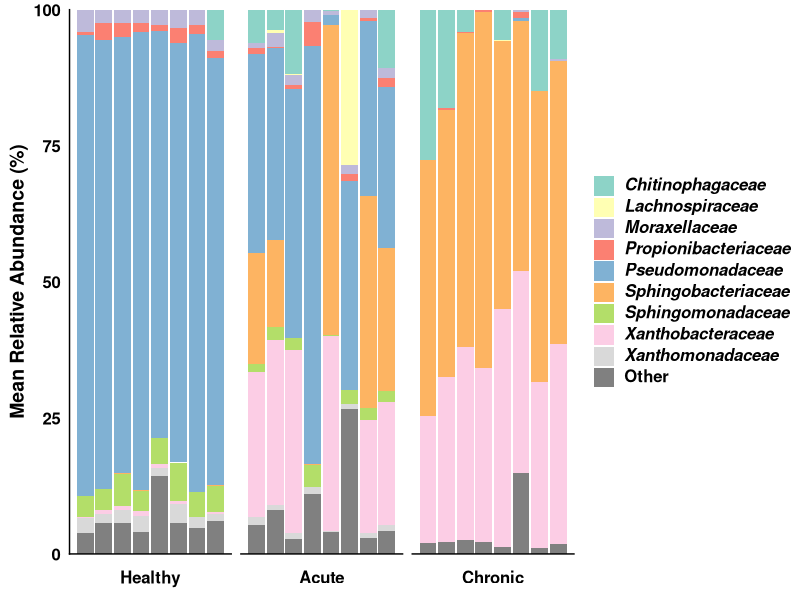
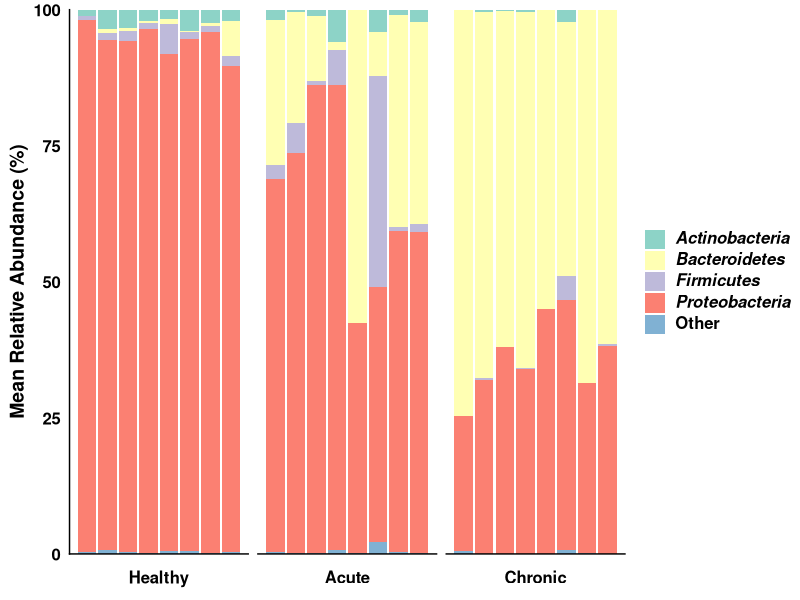
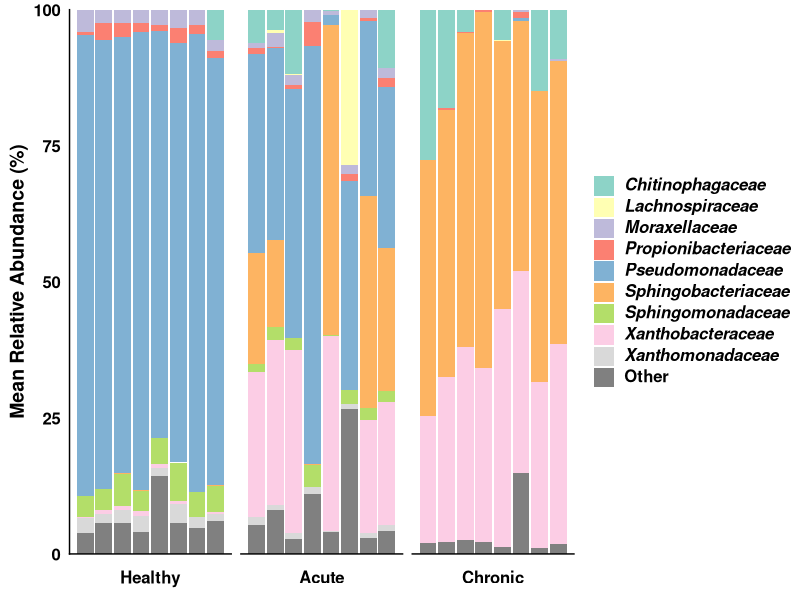
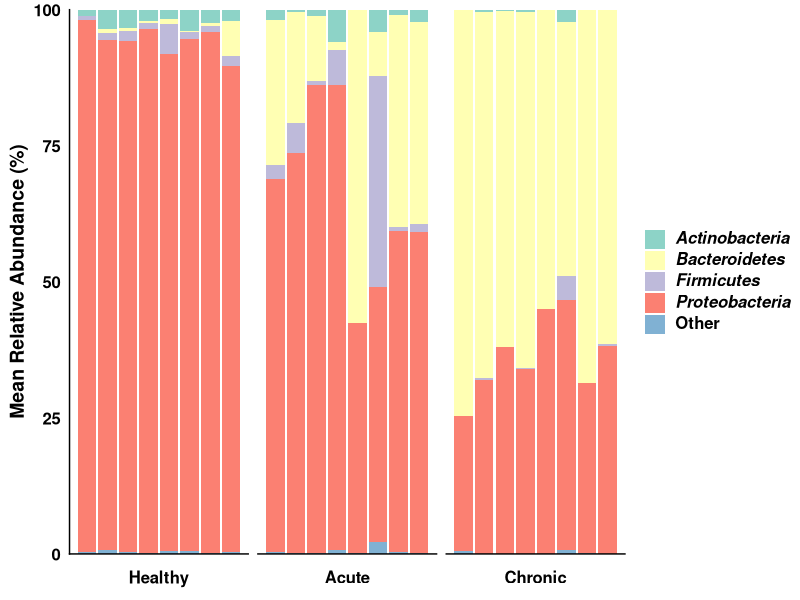

R code for these plots, in order:
library(ggtext)
library(tidyverse)
library(readxl)
library(RColorBrewer)
library(ggplot2)
library(cowplot)
library(tidyr)
library(stringr)

## get metadata
metadata <- read_delim("data/metadata.txt")

## get feature table and assign taxonomy as rownames
orig.table <- read_delim("data/feature_table.1488.txt", col_types = NULL) %>% 
  as.data.frame()
head(orig.table)

## Filter down metadata to points of interest
metadata.filtered <- metadata %>% 
  filter(Time_Point == 0 |
           Time_Point == 6 |
           Time_Point == 36) %>% 
  select(-Count) %>% 
  filter(Sample == "BAL") %>% 
  # Add "stage" column for facet wrap in ggplot
  mutate(stage = case_when(Time_Point == 0 ~ "Healthy",
                          Time_Point == 6 ~ "Acute",
                          Time_Point == 36 ~ "Chronic"))

# Add ASV column to parse taxonomy out
table <- orig.table %>% 
  rownames_to_column("ASV")

# Generate taxonomy and separate identifiers
taxonomy <- table %>% select(ASV, featureid) %>% 
  separate(featureid,
           into = c("Kingdom", "Phylum", "Class", "Order", "Family", "Genus"),
           sep = ";",
           fill = "right")

# Make feature table longer
table.counts <- table %>% 
  select(ASV, metadata.filtered$sampleid) %>% 
  pivot_longer(-c(ASV),
               names_to = "sampleid",
               values_to = "Count")

# Join metadata to feature table and taxonomy
table.rel.abund <- inner_join(metadata.filtered, 
                              table.counts, 
                              by = "sampleid") %>% 
  inner_join(., taxonomy, by = "ASV") %>% 
  group_by(sampleid) %>% 
  # calculate % relative abundance
  mutate(rel_abund = 100*Count / sum(Count)) %>% 
  ungroup() %>% 
  # Break up taxonomy
  pivot_longer(cols = c("Kingdom", "Phylum", "Class", "Order", "Family", "Genus"),
               names_to = "level",
               values_to = "taxon") %>% 
  # Select only family level
  filter(level == "Family",) %>%
  # Remove string header from silva/gg(?)
  mutate(taxon = gsub("D_4__", "", taxon),
         taxon = str_replace(taxon,
                             "^(\\S*)$","__*\\1*__")) %>% 
  ungroup() %>% 
  group_by(sampleid, taxon) %>% 
  # sum up mean rel abund for each taxa within a sample
  summarise(rel_abund = sum(rel_abund), .groups = "drop") %>% 
  inner_join(., metadata.filtered, by = "sampleid")
  
# Generate condition for Other pool.
# Logical condition evaluates if the max mean relabund in any sample
# in any sample is < 1. If yes, taxa is grouped into other.
taxon.pool <- table.rel.abund %>% 
  group_by(taxon) %>% 
  summarise(pool = max(mean(rel_abund)) < 1, .groups = "drop")

# Count # of max(mean(rel_abund)) taxa > 1% to set color pallete in plot
taxon.pool %>% count(pool)
  
# Join pool table to rel.abund and rename family to other is mean(max(rel_abund)) < 1%
bal.table <- inner_join(table.rel.abund, taxon.pool, by = "taxon") %>% 
    mutate(taxon = if_else(pool, "Other", taxon)) 

# Clean up data for plotting
time = bal.table$stage
value = bal.table$rel_abund
taxa = bal.table$taxon
sampleid = bal.table$`Cat `

# Plot mean relabund col
data.frame(sampleid, time, value, taxa) %>% 
    group_by(sampleid) %>% 
    ggplot(., aes(x=sampleid, y = value, fill = taxa)) +
    geom_col() +
    facet_wrap(factor(time, levels = c("Healthy", "Acute", "Chronic")), 
               strip.position = "bottom") +
    scale_y_continuous(expand = c(0,0)) +
  
    scale_fill_manual(name = NULL,
                      values = c(brewer.pal(9, "Set3"),
                                 "#808080")) +
    
    labs(x = NULL,
         y = "Mean Relative Abundance (%)") +
    scale_x_continuous(breaks = 1:3,
                       labels = paste0(c("Healthy",
                                         "Acute",
                                         "Chronic"))) +
    theme_cowplot() +
    theme(axis.text.x = element_blank(),
          axis.title.x = element_blank(),
          axis.ticks = element_blank(),
          
          axis.title = element_text(face = "bold"),
          axis.text = element_text(face = "bold"),
          
          legend.title = element_blank(),
          legend.text = element_markdown(face = "bold"),
          
          strip.background = NULL,
          strip.placement = "outside",
          strip.text = element_text(face = "bold")) +
    guides(position = guide_legend(override.aes = list(size = 4.5,
                                                    shape = c(15,16,17))))

# And save...
ggsave("plots/bal_rel_abund_col_family.png",
       dpi = 600,
       width = 7,
       height = 4,
       units = c("in"),
       bg = "white")

#


########################################

# Join metadata to feature table and taxonomy
table.rel.abund <- inner_join(metadata.filtered, 
                              table.counts, 
                              by = "sampleid") %>% 
  inner_join(., taxonomy, by = "ASV") %>% 
  group_by(sampleid) %>% 
  # calculate % relative abundance
  mutate(rel_abund = 100*Count / sum(Count)) %>% 
  ungroup() %>% 
  # Break up taxonomy
  pivot_longer(cols = c("Kingdom", "Phylum", "Class", "Order", "Family", "Genus"),
               names_to = "level",
               values_to = "taxon") %>% 
  # Select only family level
  filter(level == "Phylum",) %>%
  # Remove string header from silva/gg(?)
  mutate(taxon = gsub("D_1__", "", taxon),
         taxon = str_replace(taxon,
                             "^(\\S*)$","__*\\1*__")) %>% 
  ungroup() %>% 
  group_by(sampleid, taxon) %>% 
  # sum up mean rel abund for each taxa within a sample
  summarise(rel_abund = sum(rel_abund), .groups = "drop") %>% 
  inner_join(., metadata.filtered, by = "sampleid")

# Generate condition for Other pool.
# Logical condition evaluates if the max mean relabund in any sample
# in any sample is < 1. If yes, taxa is grouped into other.
taxon.pool <- table.rel.abund %>% 
  group_by(taxon) %>% 
  summarise(pool = max(mean(rel_abund)) < 1, .groups = "drop")

# Count # of max(mean(rel_abund)) taxa > 1% to set color pallete in plot
taxon.pool %>% count(pool)

# Join pool table to rel.abund and rename family to other is mean(max(rel_abund)) < 1%
bal.table <- inner_join(table.rel.abund, taxon.pool, by = "taxon") %>% 
  mutate(taxon = if_else(pool, "Other", taxon)) 

# Clean up data for plotting
time = bal.table$stage
value = bal.table$rel_abund
taxa = bal.table$taxon
sampleid = bal.table$`Cat `

# Plot mean relabund col
data.frame(sampleid, time, value, taxa) %>% 
  group_by(sampleid) %>% 
  ggplot(., aes(x=sampleid, y = value, fill = taxa)) +
  geom_col() +
  facet_wrap(factor(time, levels = c("Healthy", "Acute", "Chronic")), 
             strip.position = "bottom") +
  scale_y_continuous(expand = c(0,0)) +
  
  scale_fill_manual(name = NULL,
                    values = c(brewer.pal(9, "Set3"),
                               "#808080")) +
  
  labs(x = NULL,
       y = "Mean Relative Abundance (%)") +
  scale_x_continuous(breaks = 1:3,
                     labels = paste0(c("Healthy",
                                       "Acute",
                                       "Chronic"))) +
  theme_cowplot() +
  theme(axis.text.x = element_blank(),
        axis.title.x = element_blank(),
        axis.ticks = element_blank(),
        
        axis.title = element_text(face = "bold"),
        axis.text = element_text(face = "bold"),
        
        legend.title = element_blank(),
        legend.text = element_markdown(face = "bold"),
        
        strip.background = NULL,
        strip.placement = "outside",
        strip.text = element_text(face = "bold")) +
  guides(position = guide_legend(override.aes = list(size = 4.5,
                                                     shape = c(15,16,17))))

#And save...
ggsave("plots/bal_rel_abund_col_phylum.png",
       dpi = 600,
       width = 7,
       height = 4,
       units = c("in"),
       bg = "white")

#



